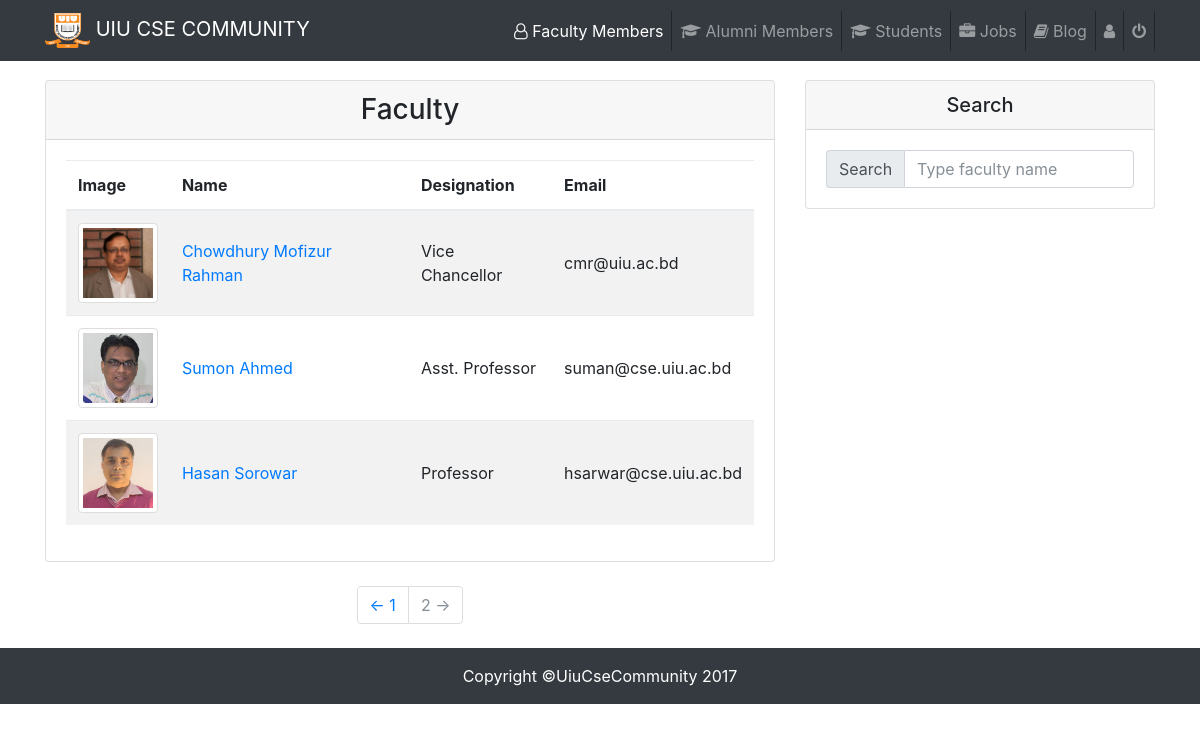
The page /Alumni/faculty.php (signed in) on the database its author committed.
### tables this page shows
CREATE TABLE `faculty` (
  `id` int(11) NOT NULL,
  `name` varchar(100) NOT NULL,
  `designation` varchar(100) NOT NULL,
  `email` varchar(100) NOT NULL,
  `qualification` varchar(50) NOT NULL,
  `company` varchar(50) NOT NULL,
  `experience` varchar(100) NOT NULL,
  `projects` varchar(500) NOT NULL,
  `hobby` varchar(100) NOT NULL,
  `fbID` varchar(500) NOT NULL,
  `twitterID` varchar(500) NOT NULL,
  `linkedInID` varchar(500) NOT NULL,
  `password` varchar(20) NOT NULL,
  `facultyPhoto` varchar(500) NOT NULL
);

### Alumni/faculty.php (the view, shortened to what this page needs)
<?php
    require_once ('../dbConnect.php');
    $user = $_SESSION['email'];
    $sql1 = $conn->query("SELECT * FROM `alumni` WHERE (email = '$user') ");
    $result1 = mysqli_fetch_array($sql1);
    $row1 = $conn->query("SELECT * FROM `faculty` WHERE 1");
 ?>
<!DOCTYPE html>
<html lang="en">
  <head>
    <link href="vendor/bootstrap/css/bootstrap.min.css" rel="stylesheet">
    <link rel="stylesheet" href="https://cdnjs.cloudflare.com/ajax/libs/font-awesome/4.7.0/css/font-awesome.min.css">
    <link href="http://maxcdn.bootstrapcdn.com/font-awesome/4.2.0/css/font-awesome.min.css" rel="stylesheet">
    <link rel="stylesheet" type="text/css" href="css/socialicon.css">
    <link href="css/blog-home.css" rel="stylesheet">
    <link rel="stylesheet" type="text/css" href="css/custom.css">
  </head>
  <body>
   <nav class="navbar navbar-expand-lg navbar-dark bg-dark fixed-top">
      <div class="container">
        <a class="navbar-brand" href="#"><img src="img/uiu.png" height="35" width="45" alt=""> UIU CSE COMMUNITY</a>
        <div class="collapse navbar-collapse" id="navbarResponsive">
          <ul class="navbar-nav ml-auto">
            <li class="nav-item active" style="border-right: 1px solid;">
              <a class="nav-link" href="faculty.php"><i class="fa fa-user-o" aria-hidden="true"></i> Faculty Members<span class="sr-only">(current)</span></a>
            </li>
            <li class="nav-item" style="border-right: 1px solid;">
              <a class="nav-link" href="alumni.php"><i class="fa fa-graduation-cap" aria-hidden="true"></i> Alumni Members</a>
            </li>
            <li class="nav-item" style="border-right: 1px solid;">
              <a class="nav-link" href="students.php"><i class="fa fa-graduation-cap" aria-hidden="true"></i> Students</a>
            </li>
            <li class="nav-item" style="border-right: 1px solid;">
              <a class="nav-link" href="job/job.php"><i class="fa fa-briefcase" aria-hidden="true"></i> Jobs</a>
            </li>
            <li class="nav-item" style="border-right: 1px solid;">
              <a class="nav-link" href="blog/blog.php"><i class="fa fa-book" aria-hidden="true"></i> Blog</a>
            </li>
            <li class="nav-item" style="border-right: 1px solid;">
              <a class="nav-link" href="alumnitimeline.php"><i class="fa fa-user" aria-hidden="true"></i> <?php echo $result1['name']; ?></a>
            </li>
            <li class="nav-item" style="border-right: 1px solid;">
              <a class="nav-link" href="logout.php"><i class="fa fa-power-off" aria-hidden="true"></i></a>
            </li>
          </ul>
        </div>
      </div>
    </nav>
    <div class="container">
      <div class="row">
        <div class="col-md-8">
            <div class="card my-4">
                <h3 align="center" class="card-header">Faculty</h3>
                    <div class="card-body">
                       <table class="table table-striped" id="student_table">
                            <thead>
                                <tr>
                                  <th>Image</th>
                                  <th>Name</th>
                                  <th>Designation</th>
                                  <th>Email</th>
                                </tr>
                            </thead>
                            <tbody>
                              <?php while($result2 = mysqli_fetch_array($row1))  { ?>
                              <tr>
                                <td> <img class="img-thumbnail avatar avatar-original" style="-webkit-user-select:none; display:block; margin:auto;"  width="50" height="50" <?php echo "<img src='../Photos/".$result2['facultyPhoto']."'> "; ?> </td>
                                <td> <a href="facultyDetails.php?id=<?php echo $result2['id']; ?>"> <?php echo $result2['name']; ?> </a></td>
                                <td> <?php echo $result2['designation']; ?> </td>
                                <td> <?php echo $result2['email']; ?> </td>
                              </tr>
                            <?php } ?>
                            </tbody>
                          </table>
                    </div>
            </div>
          <ul class="pagination justify-content-center mb-4">
            <li class="page-item">
              <a class="page-link" href="#">&larr; 1 </a>
            </li>
            <li class="page-item disabled">
              <a class="page-link" href="#">2 &rarr;</a>
            </li>
          </ul>
        </div>
        <div class="col-md-4">
          <div class="card my-4">
            <h5 align="center" class="card-header">Search</h5>
            <div class="card-body">
              <div class="input-group">
               <span class="input-group-addon">Search</span>
               <input type="text" name="search_text" id="search_text" placeholder="Type faculty name" class="form-control"/>
              </div>
            </div>
          </div>
        </div>
      </div>
    </div>
    <footer class="py-3 bg-dark">
      <div class="container">
        <p class="m-0 text-center text-white">Copyright &copy;UiuCseCommunity 2017</p>
      </div>
    </footer>
  </body>
</html>

### Alumni/css/blog-home.css (style rules this page uses)
body { padding-top: 54px; }
@media (min-width: 992px) { body { padding-top: 56px; } }

### Alumni/css/custom.css (style rules this page uses)
.table > tbody > tr > td { vertical-align: middle; }
.table > tbody > tr > td > img { height: 80px; width: 80px; }

### rows shown on the page
faculty: facultyPhoto (picture), name "Chowdhury Mofizur Rahman", designation "Vice Chancellor", email "cmr@uiu.ac.bd"
faculty: facultyPhoto (picture), name "Sumon Ahmed", designation "Asst. Professor", email "suman@cse.uiu.ac.bd"
faculty: facultyPhoto (picture), name "Hasan Sorowar", designation "Professor", email "hsarwar@cse.uiu.ac.bd"
